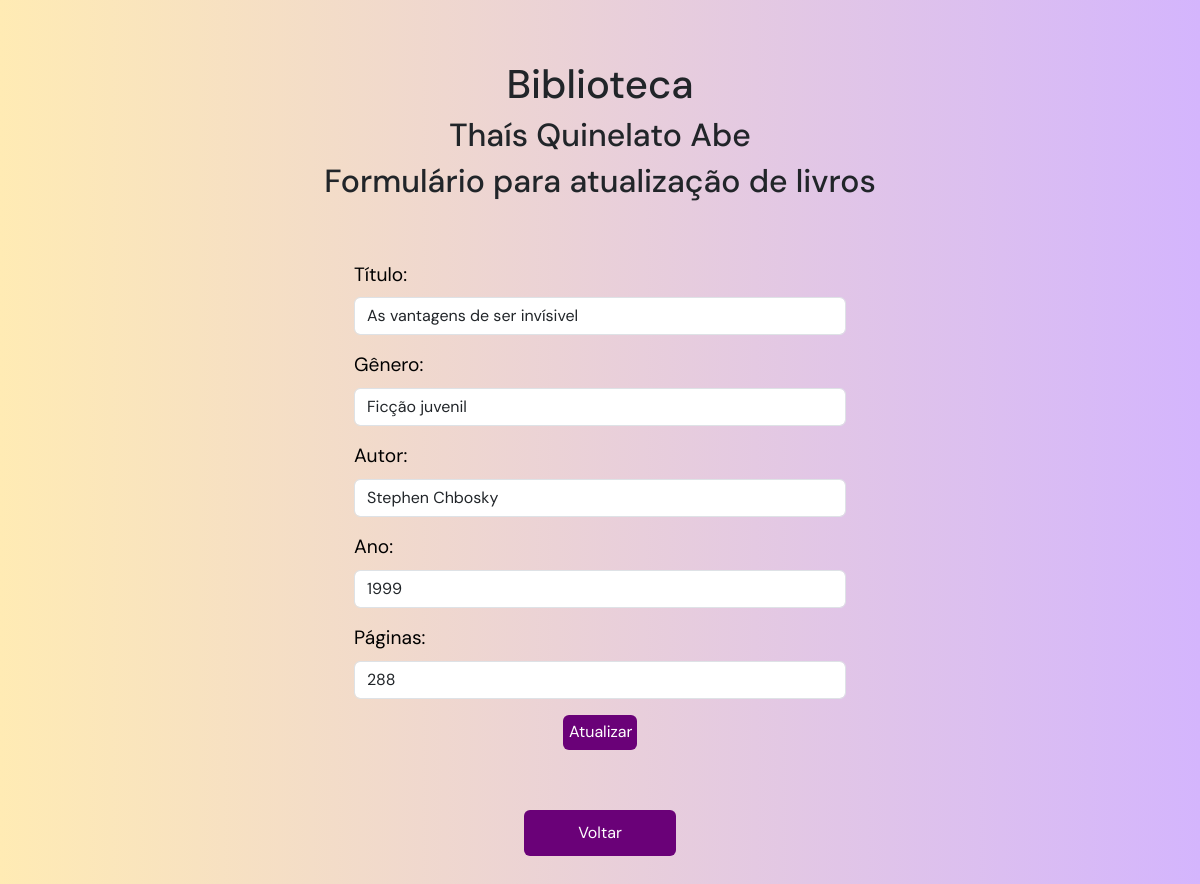
The app's page /form_atualizar.php?id=2, older data.
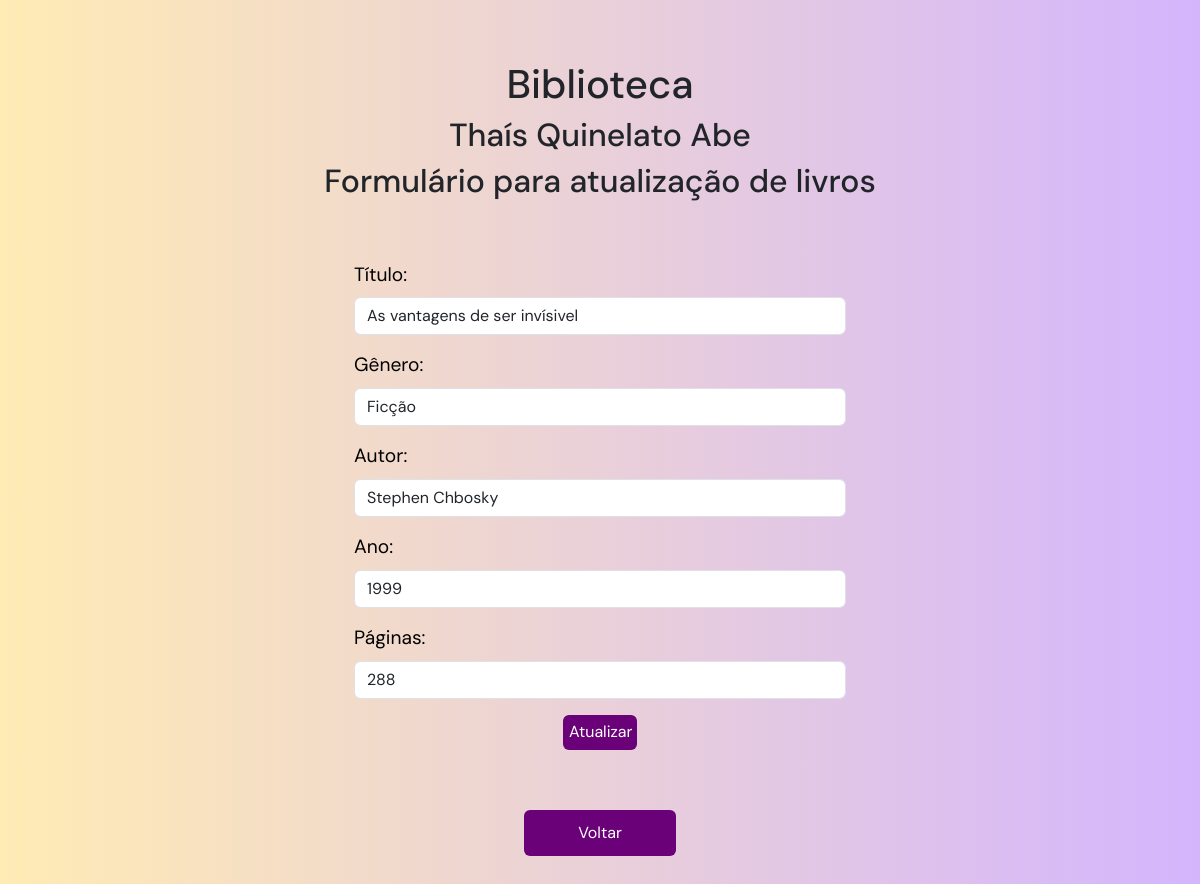
The same page, newer data.
### tables this page shows
CREATE TABLE `livro` (
  `id` int(11) NOT NULL,
  `titulo` varchar(255) NOT NULL,
  `genero` varchar(255) NOT NULL,
  `ano` int(4) NOT NULL,
  `autor` varchar(255) NOT NULL,
  `paginas` int(11) NOT NULL
);

### form_atualizar.php (the view, shortened to what this page needs)
<!DOCTYPE html>
<html lang="pt-br">
<head>
    <link href="https://cdn.jsdelivr.net/npm/bootstrap@5.3.7/dist/css/bootstrap.min.css" rel="stylesheet">
    <link rel="stylesheet" href="assets/style.css">
</head>
<body>
    <section>
    <?php
        include_once "pedaco.php";
            $id = $_GET['id'];
    ?>
    <h2>Formulário para atualização de livros</h2>
    <div class="container container2">
    <form class="form" action="atualizar.php?id=<?php echo $id;?>" method="POST">
        <?php
            require 'conexao.php';
            $sql = "SELECT * FROM livro where id = $id";
            $stmt = $pdo->query($sql);
            $livro = $stmt->fetch(PDO::FETCH_ASSOC);
    ?>
        <div class="mb-3">
            <label for="" class="form-label" >Título: </label>
            <input type="text" value="<?php echo $livro['titulo']?>"
            name="novo_titulo" class="form-control" id="" aria-describedby="" >
        </div>
        <div class="mb-3">
            <label for="" class="form-label" >Gênero:</label>
            <input type="text" value="<?php echo $livro['genero']?>" name="novo_genero" class="form-control" id="" aria-describedby="" >
        </div>
        <div class="mb-3">
            <label for="" class="form-label" >Autor:</label>
            <input type="text" value="<?php echo $livro['autor']?>" name="novo_autor" class="form-control" id="" aria-describedby="" >
        </div>
        <div class="mb-3">
            <label for="" class="form-label">Ano:</label>
            <input type="number" value="<?php echo $livro['ano']?>" name="novo_ano" class="form-control" id="" aria-describedby="" >
        </div>
        <div class="mb-3">
            <label for="" class="form-label">Páginas:</label>
            <input type="number" value="<?php echo $livro['paginas']?>" name="novo_paginas" class="form-control" id="" aria-describedby="" >
        </div>
        <div class="container2">
        <button type="submit" class="btn botao">Atualizar</button>
        </div>
    </form>
    </div>
    <div class="container2">
        <a href="index.php" type="button" class="btn botao">Voltar</a>
</section>
</body>
</html>

Row changes from the older to the newer data that the page shows:
changed livro "As vantagens de ser invísivel": novo_genero "Ficção juvenil" → "Ficção"
